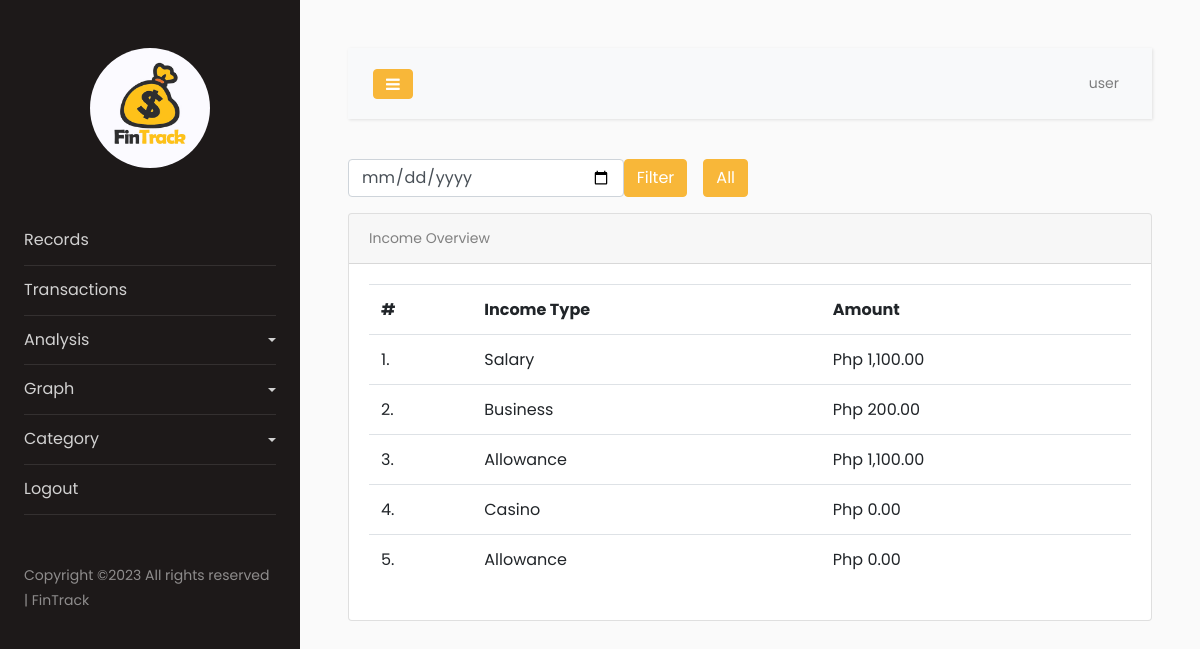
Page /app/overview.php?type=Income (signed in) on the committed database.
### tables this page shows
CREATE TABLE `category` (
  `Id` int(11) NOT NULL AUTO_INCREMENT,
  `createdById` int(11) DEFAULT '0',
  `name` varchar(255) DEFAULT NULL,
  `type` varchar(255) DEFAULT NULL,
  PRIMARY KEY (`Id`)
);

CREATE TABLE `record` (
  `Id` int(11) NOT NULL AUTO_INCREMENT,
  `amount` double DEFAULT NULL,
  `type` varchar(255) DEFAULT NULL,
  `accountId` int(11) DEFAULT NULL,
  `categoryId` int(11) DEFAULT NULL,
  `dateAdded` date DEFAULT NULL,
  `userId` int(11) DEFAULT NULL,
  `notes` text,
  PRIMARY KEY (`Id`)
);

### config/functions.php (called while the page is built, shortened)
<?php
function get_query_string($keyword, $default){
	return (isset($_GET[$keyword]) && $_GET[$keyword] != '') ? $_GET[$keyword] : $default;
}
function format_money($value){
	return number_format($value, 2, '.', ',');
}
?>

### config/Models.php (called while the page is built, shortened)
<?php
include "CRUD.php";
include "functions.php";
function record() {
	$crud = new CRUD;
	$crud->table = "record";
	return $crud;
}
function category() {
	$crud = new CRUD;
	$crud->table = "category";
	return $crud;
}
?>

### config/CRUD.php (called while the page is built)
<?php class CRUD{var $table;var $obj=array();function arrayToQuery($query){$query_array=array();foreach($query as $key=>$key_value){if($key_value=="NOW()"){$query_array[]="$key=$key_value";}else{$query_array[]="$key='".htmlspecialchars($key_value,ENT_QUOTES)."'";}}return implode(', ',$query_array);}function list($query=""){$query=$query?"where ".$query:"";$db=Database::connect();$pdo=$db->prepare("select * from $this->table $query");$pdo->execute();$result=$pdo->fetchAll(PDO::FETCH_OBJ);Database::disconnect();return $result;}function count($query=""){$query=$query?"where ".$query:"";$db=Database::connect();$pdo=$db->prepare("select * from $this->table $query");$pdo->execute();Database::disconnect();return $pdo->rowCount();}function get($args){$db=Database::connect();$pdo=$db->prepare("select * from $this->table where $args");$pdo->execute();$result=$pdo->fetch(PDO::FETCH_OBJ);Database::disconnect();return $result;}function create(){$object=$this->arrayToQuery($this->obj);$db=Database::connect();$pdo=$db->prepare("insert into $this->table set $object");$pdo->execute();Database::disconnect();}function update($args){$object=$this->arrayToQuery($this->obj);$db=Database::connect();$pdo=$db->prepare("update $this->table set $object where $args");$pdo->execute();Database::disconnect();}function delete($args){$db=Database::connect();$pdo=$db->prepare("delete from $this->table where $args");$pdo->execute();Database::disconnect();}} ?>

### app/overview.php (the view, shortened to what this page needs)
<?php
  $ROOT_DIR="../";
  include $ROOT_DIR . "templates/header.php";
  $type = $_GET["type"];
  $userId = $_SESSION["user_session"]["Id"];
  $category_list = category()->list("type='$type' and (createdById=$userId or createdById=0)");
  $date = get_query_string("date", "");
  function get_total_amount($categoryId, $date){
    $result = 0;
    $userId = $_SESSION["user_session"]["Id"];
    if ($date) {
      $params = "categoryId=$categoryId and userId=$userId and dateAdded='$date'";
    }
    else{
      $params = "categoryId=$categoryId and userId=$userId";
    }
    foreach (record()->list($params) as $row) {
      $result += $row->amount;
    }
    return $result;
  }
?>
<form action="overview.php" method="get" style="width:400px;">
  <div class="input-group">
    <input  type="date" name="date" value="<?=$date;?>" class="form-control rounded" placeholder="Search" aria-label="Search" aria-describedby="search-addon" />
    <button type="submit" class="btn btn-primary" data-mdb-ripple-init>Filter</button>
    <a href="?type=<?=$type;?>" class="btn btn-primary ml-3" data-mdb-ripple-init>All</a>
  </div>
</form>
<div class="card mt-3">
  <div class="card-header">
    <?=$type;?> Overview
  </div>
  <div class="card-body">
    <table class="table">
      <tr>
        <th>#</th>
        <th><?=$type;?> Type</th>
        <th>Amount</th>
      </tr>
      <?php
        $count = 0;
       foreach ($category_list as $row):
         $count += 1;
         ?>
        <tr>
          <td><?=$count;?>.</td>
          <td><?=$row->name;?></td>
          <?php if ($type=="Account"): ?>
          <td>Php <?=format_money(get_total_account_amount($row->Id, $date));?></td>
          <?php else: ?>
          <td>Php <?=format_money(get_total_amount($row->Id, $date));?></td>
          <?php endif; ?>
        </tr>
      <?php endforeach; ?>
    </table>
  </div>
</div>
<?php include $ROOT_DIR . "templates/footer.php"; ?>

### rows in the picture
category: name "Salary", Id "1,100.00"
category: name "Business", Id.amount "200.00"
category: name "Allowance", Id "1,100.00"
category: name "Casino", Id "0.00"
category: name "Allowance", Id "0.00"

### other values in the picture
$user["username"] "user"
$type "Income"
